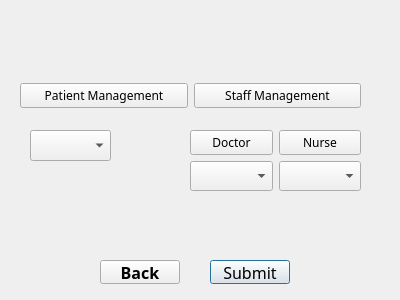
<?xml version="1.0" encoding="UTF-8"?>
<ui version="4.0">
 <class>adminwindow</class>
 <widget class="QDialog" name="adminwindow">
  <property name="geometry">
   <rect>
    <x>0</x>
    <y>0</y>
    <width>400</width>
    <height>300</height>
   </rect>
  </property>
  <property name="windowTitle">
   <string>Dialog</string>
  </property>
  <widget class="QLabel" name="hello">
   <property name="geometry">
    <rect>
     <x>20</x>
     <y>20</y>
     <width>151</width>
     <height>21</height>
    </rect>
   </property>
   <property name="font">
    <font>
     <family>Script MT Bold</family>
     <pointsize>14</pointsize>
    </font>
   </property>
   <property name="text">
    <string/>
   </property>
  </widget>
  <widget class="QComboBox" name="patbox">
   <property name="geometry">
    <rect>
     <x>30</x>
     <y>130</y>
     <width>81</width>
     <height>31</height>
    </rect>
   </property>
   <property name="font">
    <font>
     <family>Script MT Bold</family>
     <pointsize>12</pointsize>
    </font>
   </property>
  </widget>
  <widget class="QPushButton" name="submit">
   <property name="geometry">
    <rect>
     <x>210</x>
     <y>260</y>
     <width>80</width>
     <height>24</height>
    </rect>
   </property>
   <property name="font">
    <font>
     <family>Script MT Bold</family>
     <pointsize>12</pointsize>
    </font>
   </property>
   <property name="text">
    <string>Submit</string>
   </property>
  </widget>
  <widget class="QPushButton" name="pushButton">
   <property name="geometry">
    <rect>
     <x>100</x>
     <y>260</y>
     <width>80</width>
     <height>24</height>
    </rect>
   </property>
   <property name="font">
    <font>
     <family>Script MT Bold</family>
     <pointsize>12</pointsize>
     <bold>true</bold>
    </font>
   </property>
   <property name="text">
    <string>Back</string>
   </property>
  </widget>
  <widget class="QWidget" name="">
   <property name="geometry">
    <rect>
     <x>20</x>
     <y>70</y>
     <width>341</width>
     <height>51</height>
    </rect>
   </property>
   <layout class="QHBoxLayout" name="horizontalLayout">
    <item>
     <widget class="QPushButton" name="pat">
      <property name="font">
       <font>
        <family>Forte</family>
        <pointsize>9</pointsize>
       </font>
      </property>
      <property name="text">
       <string>Patient Management</string>
      </property>
     </widget>
    </item>
    <item>
     <widget class="QPushButton" name="staff">
      <property name="font">
       <font>
        <family>Forte</family>
       </font>
      </property>
      <property name="text">
       <string>Staff Management</string>
      </property>
     </widget>
    </item>
   </layout>
  </widget>
  <widget class="QWidget" name="">
   <property name="geometry">
    <rect>
     <x>190</x>
     <y>130</y>
     <width>171</width>
     <height>61</height>
    </rect>
   </property>
   <layout class="QVBoxLayout" name="verticalLayout">
    <item>
     <layout class="QHBoxLayout" name="horizontalLayout_2">
      <item>
       <widget class="QPushButton" name="doc">
        <property name="font">
         <font>
          <family>Forte</family>
         </font>
        </property>
        <property name="text">
         <string>Doctor</string>
        </property>
       </widget>
      </item>
      <item>
       <widget class="QPushButton" name="nurse">
        <property name="font">
         <font>
          <family>Forte</family>
         </font>
        </property>
        <property name="text">
         <string>Nurse</string>
        </property>
       </widget>
      </item>
     </layout>
    </item>
    <item>
     <layout class="QHBoxLayout" name="horizontalLayout_3">
      <item>
       <widget class="QComboBox" name="doctorbox">
        <property name="font">
         <font>
          <family>Script MT Bold</family>
          <pointsize>12</pointsize>
         </font>
        </property>
       </widget>
      </item>
      <item>
       <widget class="QComboBox" name="nursebox">
        <property name="font">
         <font>
          <family>Script MT Bold</family>
          <pointsize>12</pointsize>
         </font>
        </property>
       </widget>
      </item>
     </layout>
    </item>
   </layout>
  </widget>
 </widget>
 <resources/>
 <connections/>
</ui>
